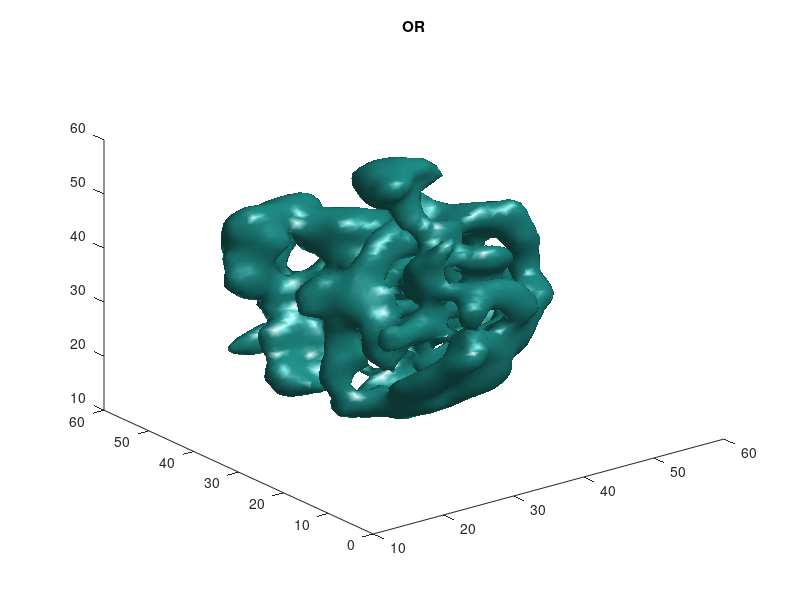

The MATLAB source for this figure: (Note: this script raises an error after producing the figure.)

clear all; close all; clc;

%% Generate simulated projections
% Generate 200 simulated projections of size 65x65.
% For simplicity, the projections are centered.
load cleanrib;
figure;isosurface(real(volref),max(real(volref(:)))/5);title('OR');
k = size(volref,1);
n = 129;  %65
V = zeros(n,n,n);
V(1:k,1:k,1:k)= volref;
volref = V;
K = 500;
SNR = 1/16;
%SNR=1000; % No noise
[projs,noisy_projs,~,ref_rot]=cryo_gen_projections(n,K,SNR);
figure;viewstack(noisy_projs,5,5); % Show some noisy projections
masked_r = 45;
masked_projs=mask_fuzzy(noisy_projs,masked_r); % Applly circular mask
figure;viewstack(masked_projs,5,5); % Show some noisy projections

% Compute polar Fourier transform, using radial resolution n_r and angular
% resolution n_theta. n_theta is the same as above.
n_theta = 360; %360;%72
n_r = 100;     %100;    %33
[npf,sampling_freqs]=cryo_pft(masked_projs,n_r,n_theta,'single');  % take Fourier transform of projections   

% Find common lines from projections
max_shift=0;
shift_step=1;
common_lines_matrix = commonlines_gaussian(npf,max_shift,shift_step);
C = clstack2C( common_lines_matrix,n_theta );
% Find reference common lines and compare
% [ref_clstack,~]=clmatrix_cheat_qq(ref_rot,n_theta);
[ref_clstack,~]=clmatrix_cheat(ref_rot,n_theta);
p = comparecl( common_lines_matrix, ref_clstack, n_theta, 10 );
fprintf('Percentage of correct common lines: %f%%\n\n',p*100);

%% Methods for est_rotmatrix 

% 1-Model p =2, q =2 
k = 1;
tic;
est_rots = R2_PEG_p2q2(C,n_theta, ref_rot);
Time(k) = toc;
[MSEs(k),est_inv_rots, err]= check_MSE(est_rots, ref_rot);
fprintf('Reconstruction projections  from clean centered projections \n');
[ Vol_1, v_b, kernel, err, iter, flag] = recon3d_firm(projs,est_inv_rots,[], 1e-4, 500, zeros(n,n,n));
figure;isosurface(real(Vol_1),max(real(Vol_1(:)))/5);title('R2PEGp2q2');
Err_v(k) = norm(volref(:) - real(Vol_1(:)))/norm(volref(:));

k = 2;
tic;
est_rots = R2_BLSPG_p2q2(C,n_theta, ref_rot);
Time(k) = toc;
[MSEs(k),est_inv_rots, err]= check_MSE(est_rots, ref_rot);
fprintf('Reconstruction projections  from clean centered projections \n');
[ Vol_2, v_b, kernel, err, iter, flag] = recon3d_firm(projs,est_inv_rots,[], 1e-4, 500, zeros(n,n,n));
figure;isosurface(real(Vol_2),max(real(Vol_2(:)))/4);title('R2BLSPGp2q2');
Err_v(k) = norm(volref(:) - real(Vol_2(:)))/norm(volref(:));


k = 3;
W = ones(2*K);
tic;
for j = 1:11
    est_rots = R2_PGM_p2q2w(W, C,n_theta, ref_rot);
    [W, res] = W_weights(est_rots, C);
     MSEss(j) = check_MSE(est_rots, ref_rot);
end
Time(k) = toc;
figure; plot(1:j,MSEss);title('MSEs');
[MSEs(k),est_inv_rots, err]= check_MSE(est_rots, ref_rot);
fprintf('Reconstruction projections  from clean centered projections \n');
[ Vol_3, v_b, kernel, err, iter, flag] = recon3d_firm(projs,est_inv_rots,[], 1e-4, 500, zeros(n,n,n));
figure;isosurface(real(Vol_3),max(real(Vol_3(:)))/5);title('R2PGMp2q2w');
Err_v(k) = norm(volref(:) - real(Vol_3(:)))/norm(volref(:));

k = 4;
tic;
est_rots = R3_PGM_p2q2w(C, n_theta, ref_rot);
Time(k) = toc;
[MSEs(k),est_inv_rots, err]= check_MSE(est_rots, ref_rot);
fprintf('Reconstruction projections  from clean centered projections \n');
[ Vol_4, v_b, kernel, err, iter, flag] = recon3d_firm(projs,est_inv_rots,[], 1e-4, 500, zeros(n,n,n));
figure;isosurface(real(Vol_4),max(real(Vol_4(:)))/5);title('R3PGMp2q2w');
Err_v(k) = norm(volref(:) - real(Vol_4(:)))/norm(volref(:));

k = 5;
tic;
est_rots = R2_PEG_p1q1(C,n_theta,ref_rot);
Time(k) = toc;
[MSEs(k),est_inv_rots, err]= check_MSE(est_rots, ref_rot);
fprintf('Reconstruction projections  from clean centered projections \n');
[ Vol_5, v_b, kernel, err, iter, flag] = recon3d_firm(projs,est_inv_rots,[], 1e-4, 500, zeros(n,n,n));
figure;isosurface(real(Vol_5),max(real(Vol_5(:)))/5);title('R2PEGp1q1');
Err_v(k) = norm(volref(:) - real(Vol_5(:)))/norm(volref(:)); 
 
fprintf('SNR = %f, pp = %f\n',  SNR, p);
fprintf('K = %d, L = %d, pp = %f\n', K, n_theta, p);
fprintf('-----------------------------------------\n')
fprintf(' Exp  Method         MSE            Time  Err_v \n')
fprintf('  1   R2_PEG_p2q2    %1.5f    %6.2f    %6.2f\n',   MSEs(1),  Time(1), Err_v(1));
fprintf('  2   R2_BLSPG_p2q2  %1.5f    %6.2f    %6.2f\n',   MSEs(2),  Time(2), Err_v(2));
fprintf('  3   R2_PGM_p2q2w   %1.5f    %6.2f    %6.2f\n',   MSEs(3),  Time(3), Err_v(3));
fprintf('  4   R3_PGM_p2q2w   %1.5f    %6.2f    %6.2f\n',   MSEs(4),  Time(4), Err_v(4));
fprintf('  5   R2_PEG_p1q1    %1.5f    %6.2f    %6.2f\n',   MSEs(5),  Time(5), Err_v(5));
fprintf('-------------------------------------------\n');


%% 2-Model p = 2, q = 2;
k = 1;
tic;
est_rots = R_PGM_p2q2(C,n_theta, ref_rot);
Time(k) = toc;
[MSEs(k),est_inv_rots, err]= check_MSE(est_rots, ref_rot); 
fprintf('Reconstruction projections  from clean centered projections \n');
[ Vol_1, v_b, kernel, err, iter, flag] = recon3d_firm(projs,est_inv_rots,[], 1e-4, 500, zeros(n,n,n));
figure;isosurface(real(Vol_1),max(real(Vol_1(:)))/5);title('RPGMp2q2');
Err_v(k) = norm(volref(:) - real(Vol_1(:)))/norm(volref(:));

k = 2;
tic;
est_rots = R_APGM_p2q2(C,n_theta, ref_rot);
Time(k) = toc;
[MSEs(k),est_inv_rots, err]= check_MSE(est_rots, ref_rot);
fprintf('Reconstruction projections  from clean centered projections \n');
[ Vol_2, v_b, kernel, err, iter, flag] = recon3d_firm(projs,est_inv_rots,[], 1e-4, 500, zeros(n,n,n));
figure;isosurface(real(Vol_2),max(real(Vol_2(:)))/5);title('RAPGMp2q2');
Err_v(k) = norm(volref(:) - real(Vol_2(:)))/norm(volref(:));

k=3;
tic;
est_rots = R_BLSPG_p2q2(C,n_theta, ref_rot);
Time(k) = toc;
[MSEs(k),est_inv_rots, err]= check_MSE(est_rots, ref_rot);
fprintf('Reconstruction projections  from clean centered projections \n');
[ Vol_3, v_b, kernel, err, iter, flag] = recon3d_firm(projs,est_inv_rots,[], 1e-4, 500, zeros(n,n,n));
figure;isosurface(real(Vol_3),max(real(Vol_3(:)))/5);title('RBLSPGp2q2');
Err_v(k) = norm(volref(:) - real(Vol_3(:)))/norm(volref(:));

k = 4;
tic;
est_rots = R_PEGM_p2q2(C,n_theta, ref_rot);
Time(k) = toc;
[MSEs(k),est_inv_rots, err]= check_MSE(est_rots, ref_rot);
fprintf('Reconstruction projections  from clean centered projections \n');
[ Vol_4, v_b, kernel, err, iter, flag] = recon3d_firm(projs,est_inv_rots,[], 1e-4, 500, zeros(n,n,n));
figure;isosurface(real(Vol_4),max(real(Vol_4(:)))/5);title('RPEGMp2q2');
Err_v(k) = norm(volref(:) - real(Vol_4(:)))/norm(volref(:));

%fprintf('SNR = %f, pp = %f\n',  SNR, p);
fprintf('SNR = %f,K = %d, L = %d, pp = %f\n',SNR, K, n_theta, p);
fprintf('-----------------------------------------\n')
fprintf(' Exp  Method         MSE      Time   Err_v\n')
fprintf('  1   R_PGM_p2q2     %1.5f   %6.2f   %6.2f\n',   MSEs(1), Time(1),Err_v(1));
fprintf('  2   R_APGM_p2q2    %1.5f   %6.2f   %6.2f\n',   MSEs(2), Time(2),Err_v(1));
fprintf('  3   R_BLSPG_p2q2   %1.5f   %6.2f   %6.2f\n',   MSEs(3), Time(3),Err_v(1));
fprintf('  4   R_PEGM_p2q2    %1.5f   %6.2f   %6.2f\n',   MSEs(4), Time(4),Err_v(1));
fprintf('-------------------------------------------\n')


%%  Model p = 2, q = 1/2

k = 1;
W = ones(2*K);
tic;
for j = 1:5
    est_rots = R_PGM_p2q2w(W, C,n_theta, ref_rot);
    [W, res] = W_weights(est_rots, C);
end
Time(k) = toc;
[MSEs(k),est_inv_rots, err]= check_MSE(est_rots, ref_rot);
fprintf('Reconstruction projections  from clean centered projections \n');
[ Vol_1, v_b, kernel, err, iter, flag] = recon3d_firm(projs,est_inv_rots,[], 1e-4, 500, zeros(n,n,n));
figure;isosurface(real(Vol_1),max(real(Vol_1(:)))/5);title('RPGMp2q2w');
Err_v(k) = norm(volref(:) - real(Vol_1(:)))/norm(volref(:));


k = 2;
W = ones(2*K);
tic;
for j = 1:5
    est_rots = R_APGM_p2q2w(W,C,n_theta, ref_rot);
    [W, res] = W_weights(est_rots, C);
end
Time(k) = toc;
[MSEs(k),est_inv_rots, err]= check_MSE(est_rots, ref_rot);
fprintf('Reconstruction projections  from clean centered projections \n');
[ Vol_2, v_b, kernel, err, iter, flag] = recon3d_firm(projs,est_inv_rots,[], 1e-4, 500, zeros(n,n,n));
figure;isosurface(real(Vol_2),max(real(Vol_2(:)))/5);title('RAPGMp2q2w');
Err_v(k) = norm(volref(:) - real(Vol_2(:)))/norm(volref(:));

k=3;
W = ones(2*K);
tic;
for j = 1:5
    est_rots = R_BLSPG_p2q2w(W, C,n_theta, ref_rot);
    [W, res] = W_weights(est_rots, C);
end
Time(k) = toc;
[MSEs(k),est_inv_rots, err]= check_MSE(est_rots, ref_rot);
fprintf('Reconstruction projections  from clean centered projections \n');
[ Vol_3, v_b, kernel, err, iter, flag] = recon3d_firm(projs,est_inv_rots,[], 1e-4, 500, zeros(n,n,n));
figure;isosurface(real(Vol_3),max(real(Vol_3(:)))/5);title('RBLSPGp2q2w');
Err_v(k) = norm(volref(:) - real(Vol_2(:)))/norm(volref(:));


k = 4;
W = ones(2*K);
tic;
W = ones(2*K);
tic;
for j = 1:5
    est_rots = R_PEGM_p2q2w(W,C,n_theta, ref_rot);
    [W, res] = W_weights(est_rots, C);
end
Time(k) = toc;
[MSEs(k),est_inv_rots, err]= check_MSE(est_rots, ref_rot);
fprintf('Reconstruction projections  from clean centered projections \n');
[ Vol_4, v_b, kernel, err, iter, flag] = recon3d_firm(projs,est_inv_rots,[], 1e-4, 500, zeros(n,n,n));
figure;isosurface(real(Vol_4),max(real(Vol_4(:)))/5);title('RPEGMp2q2w');
Err_v(k) = norm(volref(:) - real(Vol_4(:)))/norm(volref(:));


%%  Model p = 2, q = 1/2
fprintf('SNR = %f, pp = %f\n',  SNR, p);
fprintf('K = %d, L = %d, pp = %f\n', K, n_theta, p);
fprintf('-----------------------------------------\n')
fprintf(' Exp  Method         MSE         Time     Err_v\n')
fprintf('  1   R_PGM_p2q2w    %1.5f   %6.2f   %6.2f\n',   MSEs(1), Time(1),Err_v(1));
fprintf('  2   R_APGM_p2q2w   %1.5f   %6.2f   %6.2f\n',   MSEs(2), Time(2),Err_v(1));
fprintf('  3   R_BLSPG_p2q2w  %1.5f   %6.2f   %6.2f\n',   MSEs(3), Time(3),Err_v(1));
fprintf('  4   R_PEGM_p2q2w   %1.5f   %6.2f   %6.2f\n',   MSEs(4), Time(4),Err_v(1));
fprintf('-------------------------------------------\n')


%% Model p = 2, q = 1;
k = 1;
tic;
est_inv_rots = R_PDM_p2q1(C,n_theta, ref_rot);
Time(k) = toc;
MSE(k) = check_MSE(est_inv_rots, ref_rot);


k = 2;
tic;
est_inv_rots = R_PEGM_p2q1(C,n_theta, ref_rot);
Time(k) = toc;
MSE(k) = check_MSE(est_inv_rots, ref_rot);

k = 3;
tic;
est_inv_rots = R_PGBLS_p2q1(C,n_theta, ref_rot);
Time(k) = toc;
MSE(k) = check_MSE(est_inv_rots, ref_rot);


fprintf('SNR = %f, pp = %f\n',  SNR, p);
fprintf('K = %d, L = %d, pp= %f \n', K, n_theta,p);
fprintf('-----------------------------------------\n')
fprintf(' Exp  Method          MSE         Time\n')
fprintf('  1   R_PDM_p2q1     %1.5f      %6.2f\n',   MSE(1),  Time(1));
fprintf('  2   R_PEGM_p2q1    %1.5f      %6.2f\n',   MSE(2),  Time(2));
fprintf('  3   R_PGBLS_p2q1   %1.5f      %6.2f\n',   MSE(3),  Time(3));
fprintf('-------------------------------------------\n')









%% Test est_orientations_LS + SDPLR
% tic;
% est_inv_rots = est_orientations_LS(common_lines_matrix, n_theta);
% Time(1) = toc;
% MSEs(1) = check_MSE(est_inv_rots, ref_rot);
% fprintf('Reconstruction projections  from clean centered projections \n')
% 
% [ v_LS, v_b, kernel ,err, iter, flag] = recon3d_firm(masked_projs,est_inv_rots,[], 1e-4, 500, zeros(n,n,n));
% figure;isosurface(real(v_LS),max(real(v_LS(:)))/5);


%% With spectral norm constraint + ADMM
k = 1;
pars.alpha = 2/3;
tic;
est_inv_rots = est_orientations_LS(common_lines_matrix, n_theta, pars,ref_rot);
Time(k) = toc;
[MSEs(k), est_inv_rots]= check_MSE(est_inv_rots, ref_rot);
[ v_LSc, v_b, kernel ,err, iter, flag] = recon3d_firm(projs,est_inv_rots,[], 1e-4, 500, zeros(n,n,n));
figure;isosurface(real(v_LSc),max(real(v_LSc(:)))/5);title('LSc');
Err_v(k) = norm(volref(:) - real(v_LSc(:)))/norm(volref(:));

%% Test est_orientations_LUD
k=2;
tic;
est_inv_rots = est_orientations_LUD(common_lines_matrix,n_theta);
Time(k) = toc;
[MSEs(k), est_inv_rots]= check_MSE(est_inv_rots, ref_rot);
[ v_LUDADMM, v_b, kernel ,err, iter, flag] = recon3d_firm(projs,est_inv_rots,[], 1e-4, 500, zeros(n,n,n));
figure;isosurface(real(v_LUDADMM),max(real(v_LUDADMM(:)))/5);title('ADMM');
Err_v(k) = norm(volref(:) - real(v_LUDADMM(:)))/norm(volref(:));

% ADMM with spectral norm constraint
k = 3;
pars.alpha = 2/3;
pars.solver = 'ADMM';
tic;
est_inv_rots = est_orientations_LUD(common_lines_matrix,n_theta, pars);
Time(k) = toc;
[MSEs(k), est_inv_rots] = check_MSE(est_inv_rots, ref_rot);
[ v_LUDADMMc, v_b, kernel ,err, iter, flag] = recon3d_firm(projs,est_inv_rots,[], 1e-4, 500, zeros(n,n,n));
figure;isosurface(real(v_LUDADMMc),max(real(v_LUDADMMc(:)))/5);title('ADMMc');
Err_v(k)= norm(volref(:) - real(v_LUDADMMc(:)))/norm(volref(:));

%% IRLS
%  pars.solver = 'IRLS';
% pars.alpha = 0;
% tic;
% est_inv_rots = est_orientations_LUD(common_lines_matrix,n_theta, pars);
% Time(5) = toc;
% [MSEs(5), est_inv_rots] = check_MSE(est_inv_rots, ref_rot);
% [ v_IRLS, v_b, kernel ,err, iter, flag] = recon3d_firm(projs,est_inv_rots,[], 1e-4, 500, zeros(n,n,n));
% figure;isosurface(real(v_IRLS),max(real(v_IRLS(:)))/5);
% Err_v(5) = norm(volref(:) - real(v_IRLS(:)))/norm(volref(:))
% MSEs(5)

% IRLS with spectral norm constraint
k= 4;
pars.solver = 'IRLS';
pars.alpha = 2/3;
tic;
est_inv_rots = est_orientations_LUD(common_lines_matrix,n_theta, pars);
Time(k) = toc;
[MSEs(k), est_inv_rots] = check_MSE(est_inv_rots, ref_rot);
[ v_IRLSc, v_b, kernel ,err, iter, flag] = recon3d_firm(projs,est_inv_rots,[], 1e-4, 500, zeros(n,n,n));
figure;isosurface(real(v_IRLSc),max(real(v_IRLSc(:)))/4);title('IRLSc');
Err_v(k) = norm(volref(:) - real(v_IRLSc(:)))/norm(volref(:));




%% Print the MSEs and cost time of the results

fprintf('SNR = %f, pp = %f\n',  SNR, p);
fprintf('K = %d, n_r = %d, L = %d,masked_r = %d \n', K,n_r, n_theta,masked_r);
fprintf('-----------------------------------------\n')
fprintf('  1   LSc     %1.5f    %1.5f  %6.2f\n',   MSEs(1), Err_v(1), Time(1));
fprintf('  2   LUD     %1.5f    %1.5f  %6.2f\n',   MSEs(2), Err_v(2), Time(2));
fprintf('  3   LUDc    %1.5f    %1.5f  %6.2f\n',   MSEs(3), Err_v(3), Time(3));
fprintf('  4  IRLSc    %1.5f    %1.5f  %6.2f\n',    MSEs(4),Err_v(4), Time(4));
fprintf('-------------------------------------------\n')




% [FSC_PD, spatialFrequency, meanIntensity] = FourierShellCorrelate(v_PD,volref,n,n);
% [FSC_PDc, spatialFrequency, meanIntensity] = FourierShellCorrelate(v_PDc,volref,n,n);
% [FSC_LSc, spatialFrequency, meanIntensity] = FourierShellCorrelate(v_LSc,volref,n,n);
% [FSC_ADMM, spatialFrequency, meanIntensity] = FourierShellCorrelate(v_LUDADMM,volref,n,n);
% [FSC_ADMMc, spatialFrequency, meanIntensity] = FourierShellCorrelate(v_LUDADMMc,volref,n,n);
% [FSC_IRLSc, spatialFrequency, meanIntensity] = FourierShellCorrelate(v_IRLSc,volref,n,n);
% [FSC_eig, spatialFrequency, meanIntensity] = FourierShellCorrelate(v_eig,volref,n,n);
% 
% 
% figure;    
% tick_spacing = 1;     
% plot(FSC_PD,'b','LineWidth',2);hold on     
% plot(FSC_LSc,'c--','LineWidth',2);hold on ;   
% plot(FSC_ADMM,'g','LineWidth',2);hold on ;  
% plot(FSC_ADMMc,'b--','LineWidth',2);  hold on ;
% plot(FSC_IRLSc,'r--','LineWidth',2);  hold on ;
% plot(FSC_eig,'y','LineWidth',2);  
% ylim([0 0.1]); %xlim([1 n/2]) 
% set(gca,'YTick',[0,0.143,0.5,1])
% f_ind_s = num2str([0:0.01:0.05]');    
% set(gca,'XTickLabel',f_ind_s);   
% ylabel('FSC');   
% xlabel('Spatial frequency (1/pixel size)')   
% grid on   
% legend('firm','Tikfix','Tik','TV'); set(gca, 'FontSize',18);  
% % print('-dpng',strcat('emd8523FSC',num2str(1/SNR),num2str(-K)));
% 
% 
% 






